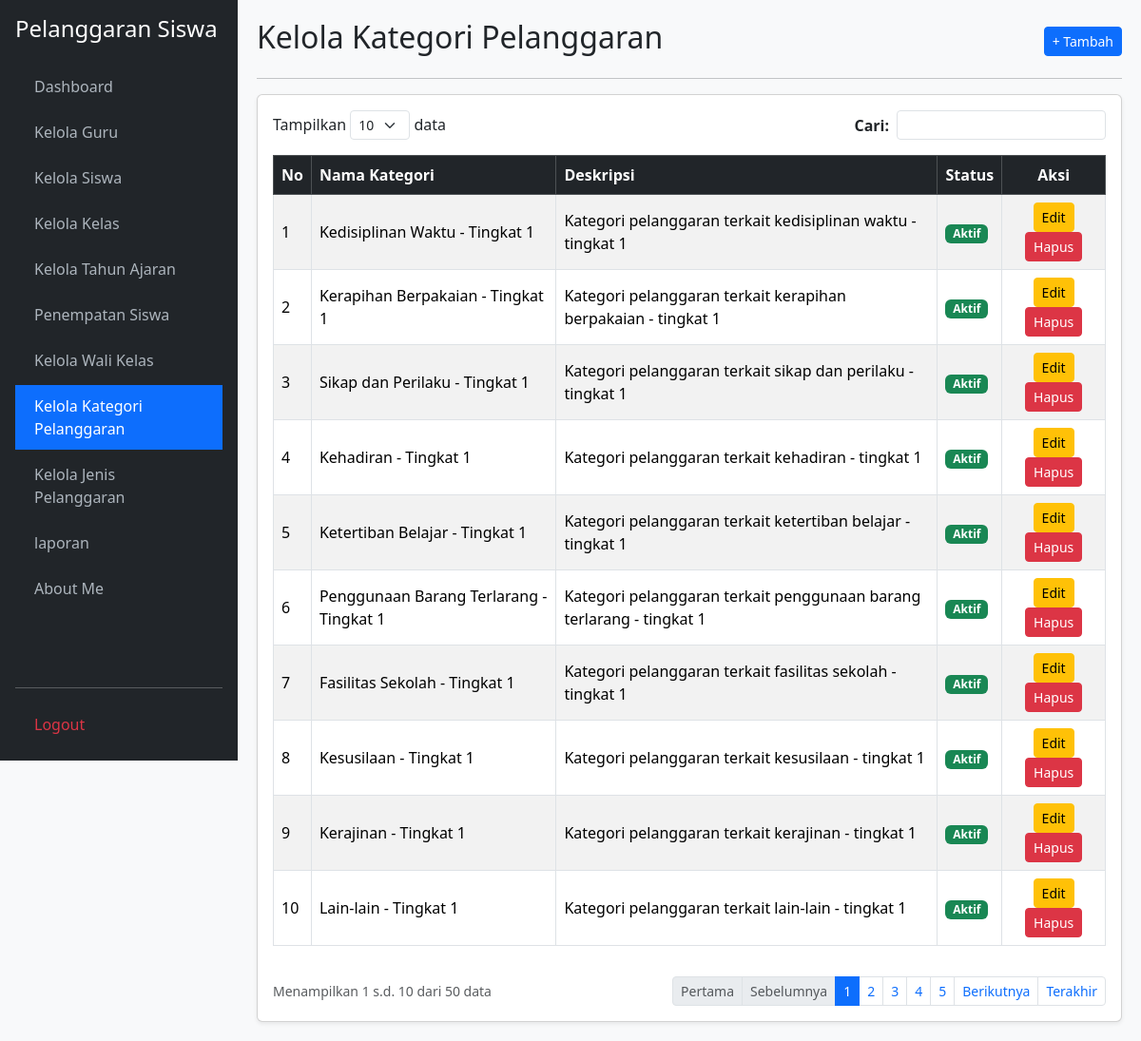
The page /kelola_kategori_pelanggaran.php (signed in) on the database its author committed.
### tables this page shows
CREATE TABLE `t_pelanggaran_kategori` (
  `id` int(11) NOT NULL,
  `nama` varchar(100) NOT NULL,
  `deskripsi` text DEFAULT NULL,
  `status_aktif` tinyint(1) DEFAULT 1,
  `created_at` timestamp NULL DEFAULT NULL,
  `updated_at` timestamp NULL DEFAULT NULL
);

### kelola_kategori_pelanggaran.php (the view, shortened to what this page needs)
<?php
require_once 'koneksi.php';
$aksi = $_GET['aksi'] ?? '';
$edit_id = $_GET['edit'] ?? '';
$edit = $edit_id ? mysqli_fetch_assoc(mysqli_query($koneksi, "SELECT * FROM t_pelanggaran_kategori WHERE id='$edit_id'")) : null;
$limit = 10;
$h = max(1, (int)($_GET['halaman'] ?? 1));
$offset = ($h - 1) * $limit;
$cari = mysqli_real_escape_string($koneksi, $_GET['cari'] ?? '');
$where = $cari ? "WHERE nama LIKE '%$cari%'" : "";
$total = mysqli_num_rows(mysqli_query($koneksi, "SELECT 1 FROM t_pelanggaran_kategori $where"));
$pages = ceil($total / $limit);
$data = mysqli_query($koneksi, "SELECT * FROM t_pelanggaran_kategori $where LIMIT $offset, $limit");
$no = $offset + 1;
?>
<!DOCTYPE html>
<html lang="id">
<head>
    <link href="https://cdn.jsdelivr.net/npm/bootstrap@5.3.2/dist/css/bootstrap.min.css" rel="stylesheet">
</head>
<body>
    <div class="sidebar d-flex flex-column p-3">
        <h4 class="text-white mb-4">Pelanggaran Siswa</h4>
        <ul class="nav nav-pills flex-column mb-auto">
            <li class="nav-item mb-1"><a href="dashboard.php">Dashboard</a></li>
            <li class="nav-item mb-1"><a href="kelola_guru.php">Kelola Guru</a></li>
            <li class="nav-item mb-1"><a href="kelola_siswa.php">Kelola Siswa</a></li>
            <li class="nav-item mb-1"><a href="kelola_kelas.php">Kelola Kelas</a></li>
            <li class="nav-item mb-1"><a href="kelola_tahun_ajaran.php">Kelola Tahun Ajaran</a></li>
            <li class="nav-item mb-1"><a href="penempatan_siswa.php">Penempatan Siswa</a></li>
            <li class="nav-item mb-1"><a href="kelola_wali_kelas.php">Kelola Wali Kelas</a></li>
            <li class="nav-item mb-1"><a href="kelola_kategori_pelanggaran.php" class="active" >Kelola Kategori Pelanggaran</a></li>
            <li class="nav-item mb-1"><a href="kelola_jenis_pelanggaran.php">Kelola Jenis Pelanggaran</a></li>
            <li class="nav-item mb-1"><a href="laporan.php">laporan</a></li>
            <li class="nav-item mb-1"><a href="about_me.php">About Me</a></li>
        </ul>
        <hr><a href="logout.php" class="text-danger">Logout</a>
    </div>
    <div class="main-content">
        <?php if ($aksi === 'tambah' || $edit): ?>
            <div class="d-flex justify-content-between align-items-center mb-3">
                <h2><?= $edit ? 'Edit Kategori Pelanggaran' : 'Tambah Kategori Pelanggaran'; ?></h2>
                <a href="kelola_kategori_pelanggaran.php" class="btn btn-secondary btn-sm">&larr; Kembali</a>
            </div>
            <hr>
            <div class="card shadow-sm"><div class="card-body">
                <form method="POST">
                    <input type="hidden" name="id" value="<?= $edit['id'] ?? ''; ?>">
                    <div class="mb-3">
                        <label class="form-label fw-bold">Nama Kategori:</label>
                        <input type="text" name="nama" class="form-control" value="<?= htmlspecialchars($edit['nama'] ?? ''); ?>" required>
                    </div>
                    <div class="mb-3">
                        <label class="form-label fw-bold">Deskripsi:</label>
                        <textarea name="deskripsi" class="form-control" rows="3"><?= htmlspecialchars($edit['deskripsi'] ?? ''); ?></textarea>
                    </div>
                    <div class="mb-3">
                        <label class="form-label fw-bold">Status Aktif:</label>
                        <select name="status_aktif" class="form-control" required>
                            <option value="Aktif" <?= (($edit['status_aktif'] ?? 1) == 1 || ($edit['status_aktif'] ?? '') == 'Aktif') ? 'selected' : ''; ?>>Aktif</option>
                            <option value="Tidak Aktif" <?= (($edit['status_aktif'] ?? 1) == 0 || ($edit['status_aktif'] ?? '') == 'Tidak Aktif') ? 'selected' : ''; ?>>Tidak Aktif</option>
                        </select>
                    </div>
                    <hr>
                    <div class="d-flex justify-content-end">
                        <a href="kelola_kategori_pelanggaran.php" class="btn btn-secondary me-2">Batal</a>
                        <button type="submit" name="simpan" class="btn btn-primary">Simpan</button>
                    </div>
                </form>
            </div></div>
        <?php else: ?>
            <div class="d-flex justify-content-between align-items-center mb-2">
                <h2>Kelola Kategori Pelanggaran</h2>
                <a href="?aksi=tambah" class="btn btn-primary btn-sm">+ Tambah</a>
            </div>
            <hr>
            <div class="card shadow-sm"><div class="card-body">
                <div class="row mb-3 justify-content-between">
                    <div class="col-auto">Tampilkan <select class="form-select form-select-sm d-inline-block w-auto"><option>10</option></select> data</div>
                    <div class="col-auto">
                        <form method="GET" class="d-flex align-items-center">
                            <label class="me-2 mb-0 fw-bold">Cari:</label>
                            <input type="text" name="cari" class="form-control form-control-sm" value="<?= htmlspecialchars($cari); ?>">
                        </form>
                    </div>
                </div>
                <div class="table-responsive">
                    <table class="table table-bordered table-striped align-middle">
                        <thead class="table-dark">
                            <tr><th>No</th><th>Nama Kategori</th><th>Deskripsi</th><th>Status</th><th class="text-center">Aksi</th></tr>
                        </thead>
                        <tbody>
                            <?php while($r = mysqli_fetch_assoc($data)): ?>
                            <tr>
                                <td><?= $no++; ?></td>
                                <td><?= htmlspecialchars($r['nama']); ?></td>
                                <td><?= htmlspecialchars($r['deskripsi']); ?></td>
                                <td>
                                    <span class="badge bg-<?= ($r['status_aktif'] == 1 || $r['status_aktif'] == 'Aktif') ? 'success' : 'secondary'; ?>">
                                        <?= ($r['status_aktif'] == 1 || $r['status_aktif'] == 'Aktif') ? 'Aktif' : 'Tidak Aktif'; ?>
                                    </span>
                                </td>
                                <td class="text-center">
                                    <a href="?edit=<?= $r['id']; ?>" class="btn btn-sm btn-warning">Edit</a>
                                    <a href="?hapus=<?= $r['id']; ?>" class="btn btn-sm btn-danger" onclick="return confirm('Hapus data kategori ini beserta pelanggaran terkait?')">Hapus</a>
                                </td>
                            </tr>
                            <?php endwhile; if(!$total): ?>
                            <tr><td colspan="5" class="text-center text-muted">Data kategori tidak ditemukan.</td></tr>
                            <?php endif; ?>
                        </tbody>
                    </table>
                </div>
                <div class="d-flex justify-content-between align-items-center mt-3">
                    <small class="text-muted">Menampilkan <?= $total ? $offset + 1 : 0; ?> s.d. <?= min($offset + $limit, $total); ?> dari <?= $total; ?> data</small>
                    <ul class="pagination pagination-sm mb-0">
                        <li class="page-item <?= $h <= 1 ? 'disabled' : ''; ?>"><a class="page-link" href="?halaman=1&cari=<?= $cari; ?>">Pertama</a></li>
                        <li class="page-item <?= $h <= 1 ? 'disabled' : ''; ?>"><a class="page-link" href="?halaman=<?= $h-1; ?>&cari=<?= $cari; ?>">Sebelumnya</a></li>
                        <?php for($i=1; $i<=$pages; $i++): ?>
                            <li class="page-item <?= $h == $i ? 'active' : ''; ?>"><a class="page-link" href="?halaman=<?= $i; ?>&cari=<?= $cari; ?>"><?= $i; ?></a></li>
                        <?php endfor; ?>
                        <li class="page-item <?= $h >= $pages ? 'disabled' : ''; ?>"><a class="page-link" href="?halaman=<?= $h+1; ?>&cari=<?= $cari; ?>">Berikutnya</a></li>
                        <li class="page-item <?= $h >= $pages ? 'disabled' : ''; ?>"><a class="page-link" href="?halaman=<?= $pages; ?>&cari=<?= $cari; ?>">Terakhir</a></li>
                    </ul>
                </div>
            </div></div>
        <?php endif; ?>
    </div>
</body>
</html>

### kelola_kategori_pelanggaran.php (style rules this page uses)
body { background: #f8f9fa; }
.sidebar { min-height: 100vh; background: #212529; color: #fff; position: fixed; width: 250px; top: 0; left: 0; }
.sidebar a { color: #adb5bd; text-decoration: none; display: block; padding: 10px 20px; }
.sidebar a:hover, .sidebar a.active { color: #fff; background: #0d6efd; }
.main-content { margin-left: 250px; padding: 20px; }

### rows shown on the page
t_pelanggaran_kategori: nama "Kedisiplinan Waktu - Tingkat 1", deskripsi "Kategori pelanggaran terkait kedisiplinan waktu - tingkat 1", status_aktif "Aktif"
t_pelanggaran_kategori: nama "Kerapihan Berpakaian - Tingkat 1", deskripsi "Kategori pelanggaran terkait kerapihan berpakaian - tingkat 1", status_aktif "Aktif"
t_pelanggaran_kategori: nama "Sikap dan Perilaku - Tingkat 1", deskripsi "Kategori pelanggaran terkait sikap dan perilaku - tingkat 1", status_aktif "Aktif"
t_pelanggaran_kategori: nama "Kehadiran - Tingkat 1", deskripsi "Kategori pelanggaran terkait kehadiran - tingkat 1", status_aktif "Aktif"
t_pelanggaran_kategori: nama "Ketertiban Belajar - Tingkat 1", deskripsi "Kategori pelanggaran terkait ketertiban belajar - tingkat 1", status_aktif "Aktif"
t_pelanggaran_kategori: nama "Penggunaan Barang Terlarang - Tingkat 1", deskripsi "Kategori pelanggaran terkait penggunaan barang terlarang - tingkat 1", status_aktif "Aktif"
t_pelanggaran_kategori: nama "Fasilitas Sekolah - Tingkat 1", deskripsi "Kategori pelanggaran terkait fasilitas sekolah - tingkat 1", status_aktif "Aktif"
t_pelanggaran_kategori: nama "Kesusilaan - Tingkat 1", deskripsi "Kategori pelanggaran terkait kesusilaan - tingkat 1", status_aktif "Aktif"
t_pelanggaran_kategori: nama "Kerajinan - Tingkat 1", deskripsi "Kategori pelanggaran terkait kerajinan - tingkat 1", status_aktif "Aktif"
t_pelanggaran_kategori: nama "Lain-lain - Tingkat 1", deskripsi "Kategori pelanggaran terkait lain-lain - tingkat 1", status_aktif "Aktif"

### other values the page prints
$offset + 1 "1"
min($offset + $limit, $total) "10"
$total "50"
